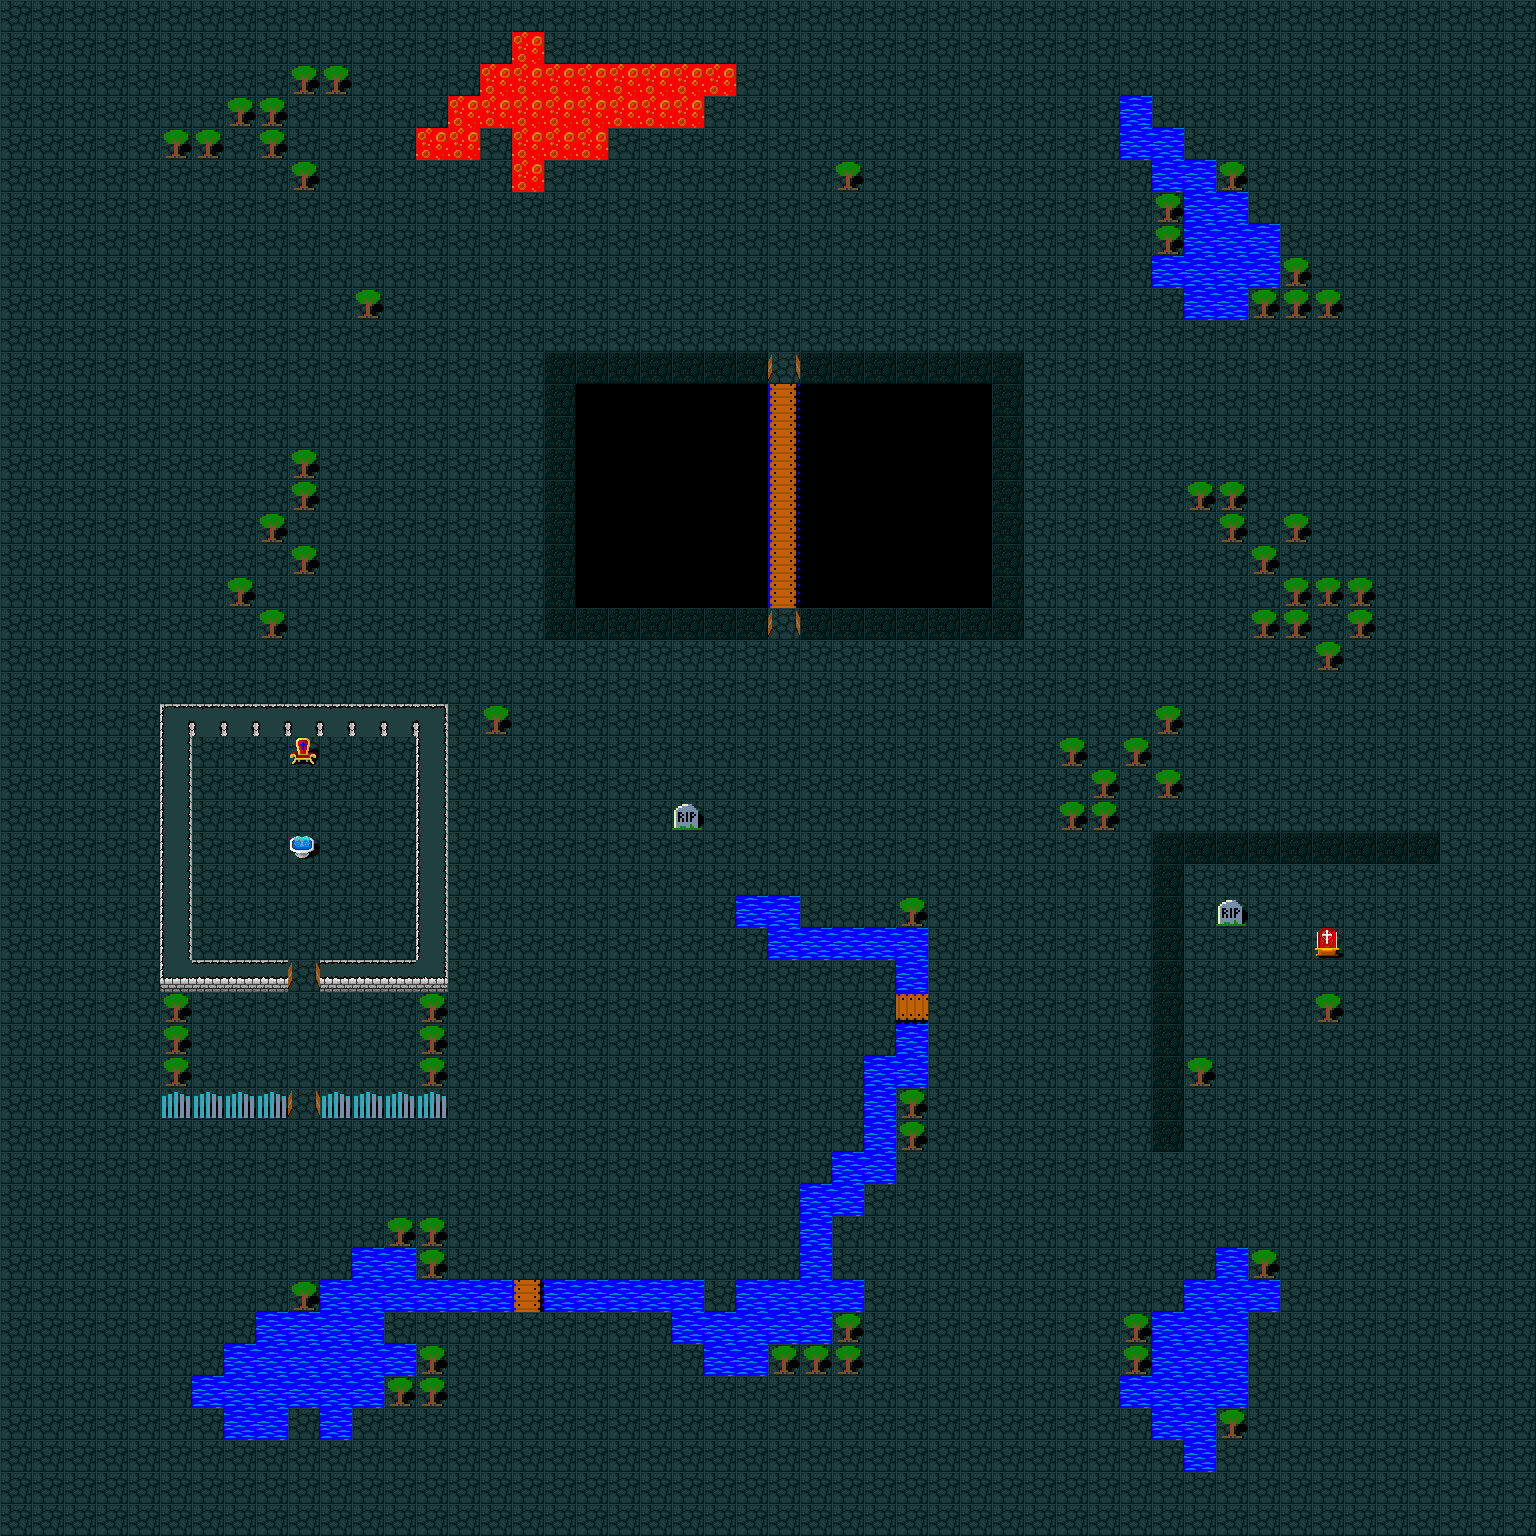

This game map was drawn from its Tiled (.tmx) file and the tilesets committed beside it. A one-line description and the trimmed map source follow:
An orthogonal 48x48 tile map with 32x32 px tiles, 1 tile layer (world).

<map version="1.0" orientation="orthogonal" width="48" height="48" tilewidth="32" tileheight="32">
 <tileset firstgid="1" name="nethack_spritesheet" tilewidth="32" tileheight="32">
  <image source="../../../../org.blockout.engine/src/main/resources/nethack_spritesheet.jpg" width="1280" height="960" />
 </tileset>
 <layer name="world" width="48" height="48">
  <data>[2304 cells, 2304 non-empty, 22 distinct tile ids]</data>
 </layer>
</map>
